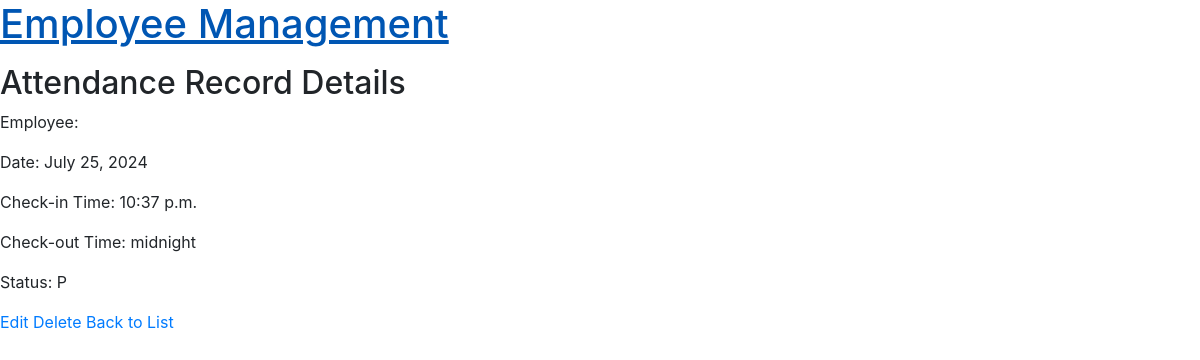
Screenshot of /attendance/1/ (signed in) with the database file from the repository.
### attendance/models.py (models this page shows, shortened)
class AttendanceRecord(models.Model):
    STATUS_CHOICES= [
        ("P", "Present"),
        ("A", "Absent")
    ]
    employee = models.ForeignKey(settings.AUTH_USER_MODEL, on_delete=models.CASCADE)
    date = models.DateField()
    check_in_time = models.TimeField()
    check_out_time = models.TimeField(null=True, blank=True)
    status = models.CharField(max_length=1, choices=STATUS_CHOICES)

### attendance/views.py (the view)
# urls.py: path("<int:pk>/", AttendanceRecordDetailView.as_view(), name="attendance_record_detail"),
class AttendanceRecordDetailView(LoginRequiredMixin, DetailView):
    model = AttendanceRecord
    template_name = "attendance/attendance_record_detail.html"
    context_object_name = "record"

### attendance/templatetags/custom_tags.py (called while the page is built)
@register.simple_tag(takes_context=True)
def user_in_groups(context, *group_names):
    user = context['request'].user
    return user.groups.filter(name__in=group_names).exists()

### templates/attendance/attendance_record_detail.html
{% extends 'base.html' %}
{% load custom_tags %}
{% block content %}
  <h2>Attendance Record Details</h2>
  <p>Employee: {{ record.employee.username }}</p>
  <p>Date: {{ record.date }}</p>
  <p>Check-in Time: {{ record.check_in_time }}</p>
  <p>Check-out Time: {{ record.check_out_time }}</p>
  <p>Status: {{ record.status }}</p>
{% user_in_groups "Manager" "Admin" as is_member %}
{% if is_member %}
  <a href="{% url 'attendance_record_edit' record.pk %}">Edit</a>
  <a href="{% url 'attendance_record_delete' record.pk %}">Delete</a>
  {% else %}
  <p>You do not have access to edit or delete this content.</p>
{% endif %}
  <a href="{% url 'attendance_record_list' %}">Back to List</a>
{% endblock %}

### rows the page displays
AttendanceRecord: date "July 25, 2024", check_in_time "10:37 p.m.", check_out_time "midnight", status "P"
